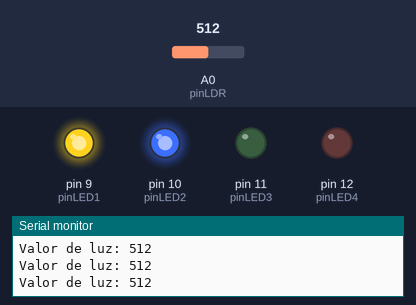
Bench run of a sketch on a simulated Arduino Uno, built with avr-gcc and run on an emulated ATmega328P. Shown: output pins drawn as LEDs (lit = HIGH), the last lines printed to the serial monitor. The inputs (shaded band) are chosen by the test bench; at power-on: A0 (pinLDR) = 512.

Above: at 1.2 s.
1.3 s: A0 (pinLDR) set to 591
2.8 s: A0 (pinLDR) set to 613
At 4.0 s:
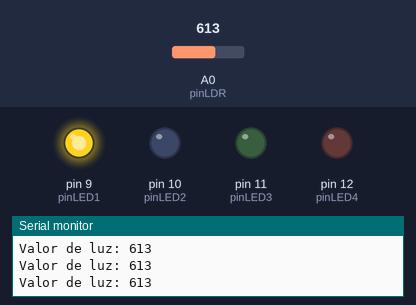
4.3 s: A0 (pinLDR) set to 786
5.8 s: A0 (pinLDR) set to 813
At 7.0 s:
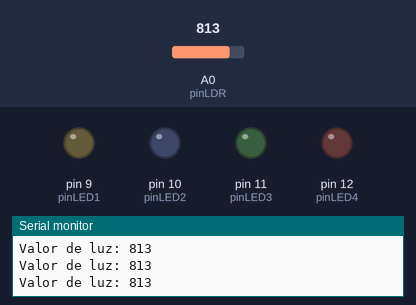
7.3 s: A0 (pinLDR) set to 390
At 8.3 s:
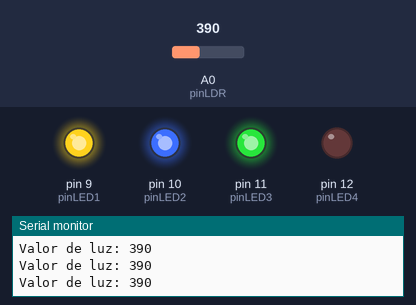
8.8 s: A0 (pinLDR) set to 414
At 9.7 s:
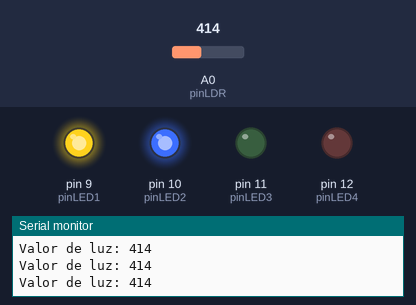
Timing chart, 0 to 11.3 s (numbered marks = the images above; inputs shaded):
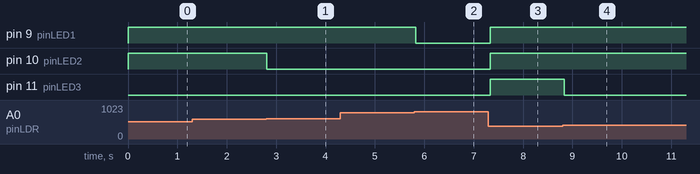

The sketch:

sketch.ino
```cpp
const int pinLED1 = 9;
const int pinLED2 = 10;
const int pinLED3 = 11;
const int pinLED4 = 12;

const int pinLDR = A0;

int valorLuz = 0;

void setup() {
  pinMode(pinLED1, OUTPUT);
  pinMode(pinLED2, OUTPUT);
  pinMode(pinLED3, OUTPUT);
  pinMode(pinLED4, OUTPUT);

  Serial.begin(9600);
}

void loop() {
  valorLuz = analogRead(pinLDR);

  Serial.print("Valor de luz: ");
  Serial.println(valorLuz);

  if (valorLuz < 200) {
    digitalWrite(pinLED1, HIGH);
    digitalWrite(pinLED2, HIGH);
    digitalWrite(pinLED3, HIGH);
    digitalWrite(pinLED4, HIGH);
  }
  else if (valorLuz >= 200 && valorLuz < 400) {
    digitalWrite(pinLED1, HIGH);
    digitalWrite(pinLED2, HIGH);
    digitalWrite(pinLED3, HIGH);
    digitalWrite(pinLED4, LOW);
  }
  else if (valorLuz >= 400 && valorLuz < 600) {
    digitalWrite(pinLED1, HIGH);
    digitalWrite(pinLED2, HIGH);
    digitalWrite(pinLED3, LOW);
    digitalWrite(pinLED4, LOW);
  }
  else if (valorLuz >= 600 && valorLuz < 800) {
    digitalWrite(pinLED1, HIGH);
    digitalWrite(pinLED2, LOW);
    digitalWrite(pinLED3, LOW);
    digitalWrite(pinLED4, LOW);
  }
  else {
    digitalWrite(pinLED1, LOW);
    digitalWrite(pinLED2, LOW);
    digitalWrite(pinLED3, LOW);
    digitalWrite(pinLED4, LOW);
  }

  delay(100);
}
```

Measured:
- the behaviour switches between 599 and 600 on A0 (pinLDR) (found by bisection; images 0 and 1)
- the behaviour switches between 799 and 800 on A0 (pinLDR) (found by bisection; images 1 and 2)
- the behaviour switches between 399 and 400 on A0 (pinLDR) (found by bisection; images 3 and 4)
- after the input at 2.8 s, pin 10 (pinLED2): HIGH → LOW at once
- after the input at 5.8 s, pin 9 (pinLED1): HIGH → LOW at once
- after the input at 7.3 s, pin 9 (pinLED1), pin 10 (pinLED2), pin 11 (pinLED3): LOW → HIGH at once
- after the input at 8.8 s, pin 11 (pinLED3): HIGH → LOW at once
